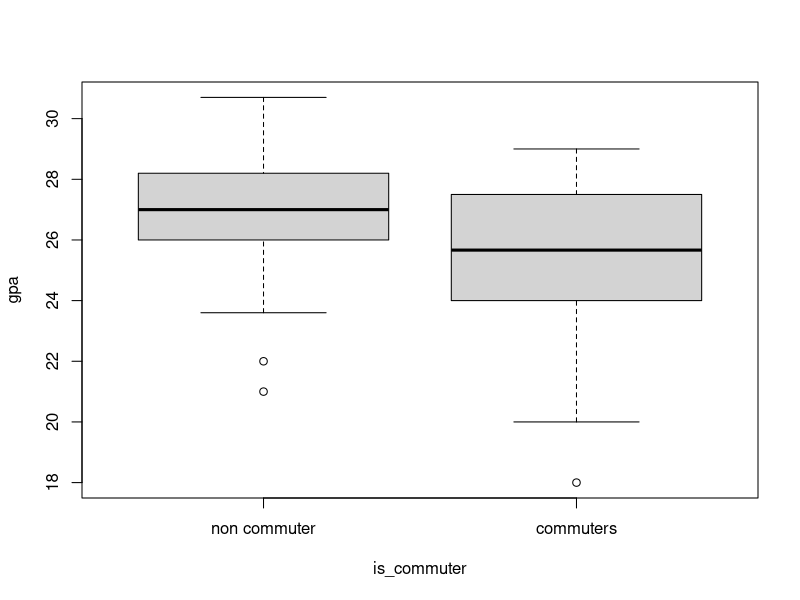
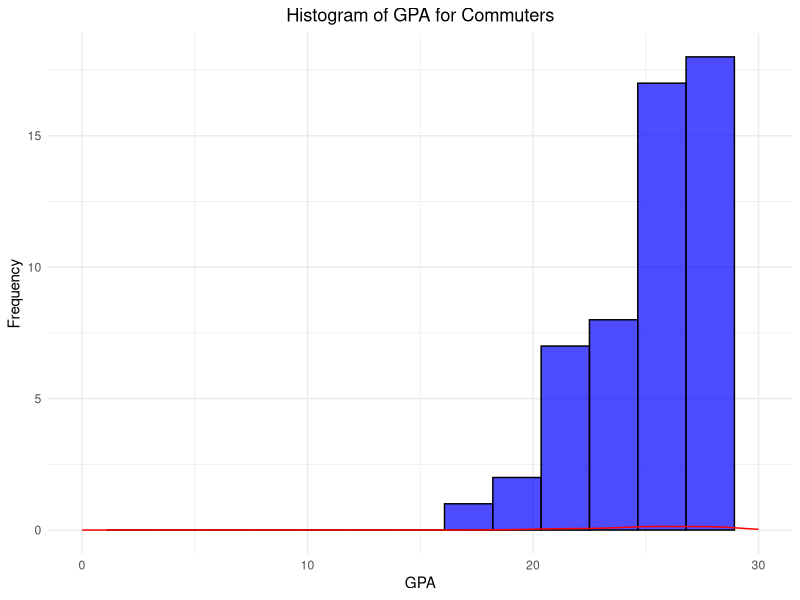
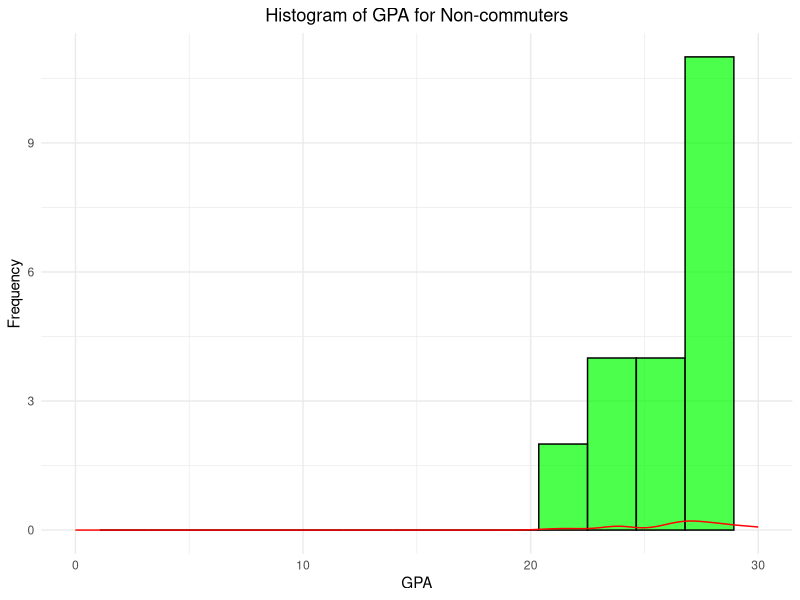
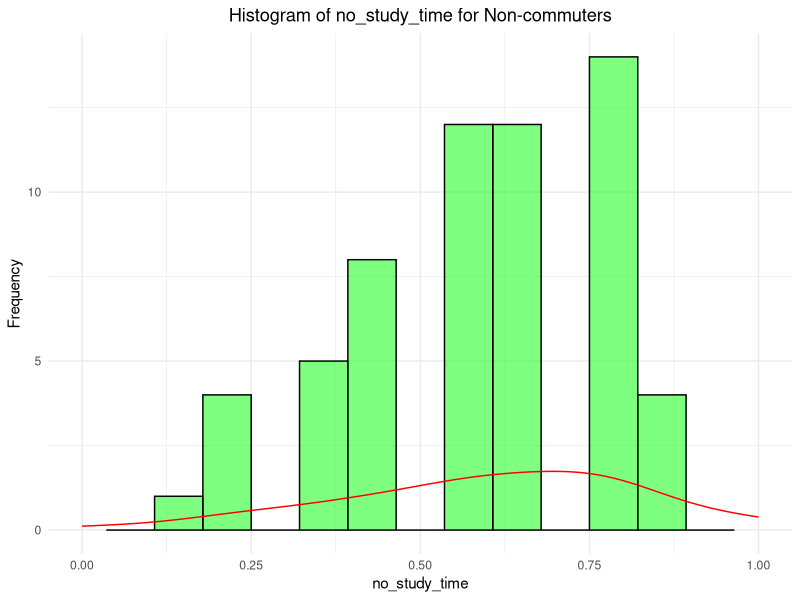
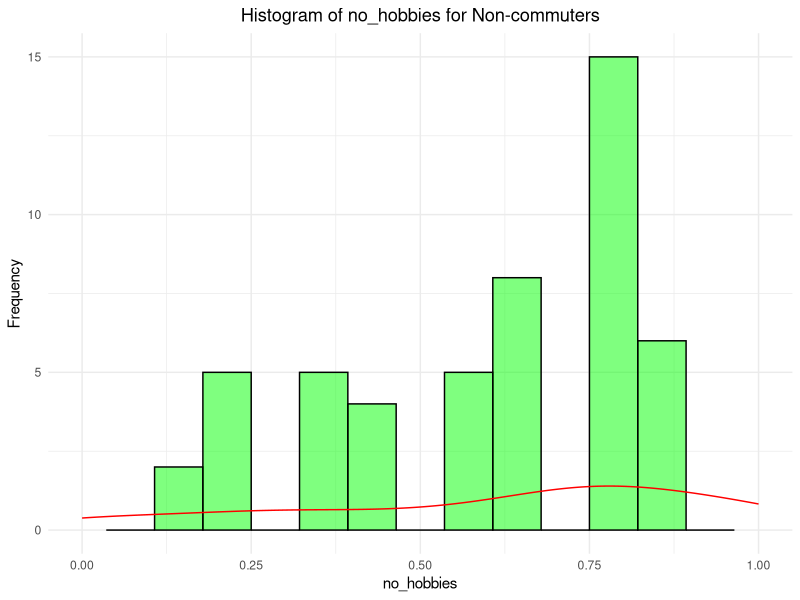
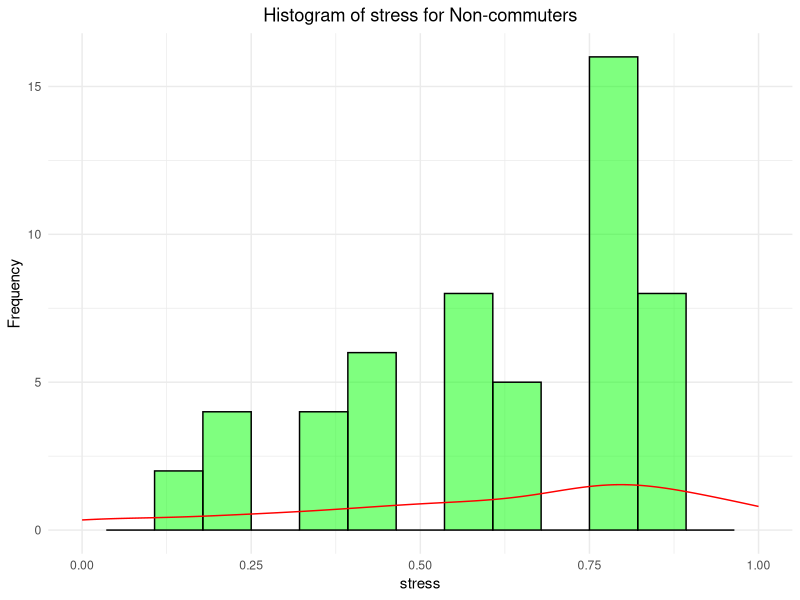
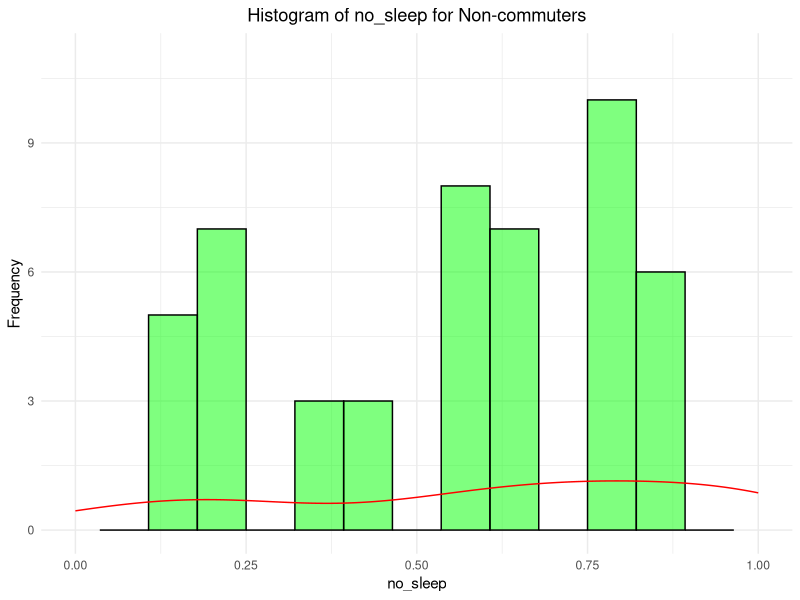
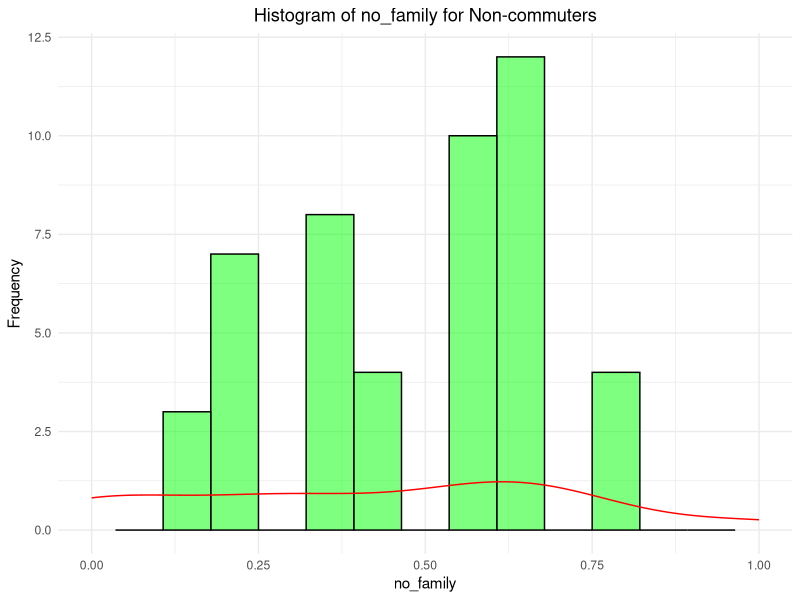

Recreate these plots in R, in order.
data <- read.csv("data/merged.csv")
library(ggplot2)
library(dplyr)

n_commuters <- sum(data$is_commuter)
total <- length(data$is_commuter)
n_non_commuters <- total - n_commuters
ratio_commuters <- n_commuters / total

data.frame(
    commuters = n_commuters,
    non_commuters = n_non_commuters,
    ratio_commuters = ratio_commuters
)

attach(data)

boxplot(gpa[gpa != -1] ~ is_commuter[gpa != -1],
    data = data,
    names = c("non commuter", "commuters"),
    xlab = "is_commuter",
    ylab = "gpa"
)

# Histograms for GPA (Commuters)
filtered_commuters <- filter(data, is_commuter == 1 & gpa >= 0 & gpa <= 30)
ggplot(filtered_commuters, aes(x = gpa)) +
  geom_histogram(bins = 15, fill = "blue", color = "black", alpha = 0.7) +
  geom_density(aes(y = ..density..), color = "red") + 
  xlim(0, 30) +  
  ggtitle('Histogram of GPA for Commuters') +
  xlab('GPA') +
  ylab('Frequency') +
  theme_minimal() +
  theme(plot.title = element_text(hjust = 0.5))

# Histogram for GPA (Non-commuters)
filtered_non_commuters <- filter(data, is_commuter == 0 & gpa >= 0 & gpa <= 30)
ggplot(filtered_non_commuters, aes(x = gpa)) +
  geom_histogram(bins = 15, fill = "green", color = "black", alpha = 0.7) +
  geom_density(aes(y = ..density..), color = "red") + 
  xlim(0, 30) +  
  ggtitle('Histogram of GPA for Non-commuters') +
  xlab('GPA') +
  ylab('Frequency') +
  theme_minimal() +
  theme(plot.title = element_text(hjust = 0.5))

#Histogram for mean indices of life quality (Commuters)
filtered_data <- filter(data, is_commuter == 1)
filtered_columns <- filtered_data[, c("no_study_time", "no_hobbies", "stress", "no_sleep", "no_family", "no_friends", "loneliness")]
for (index in colnames(filtered_columns)) {
  xlim_range <- range(filtered_columns[[index]], na.rm = TRUE)
  plot <- ggplot(filtered_columns, aes(x = !!sym(index))) +  
    geom_histogram(bins = 15, alpha = 0.5, fill = "green", color = "black") +
    geom_density(aes(y = ..density..), color = "red") + 
    xlim(xlim_range[1], xlim_range[2]) +  # Ensure xlim works with the range vector
    ggtitle(paste("Histogram of", index, "for Non-commuters")) +  
    xlab(index) +  
    ylab('Frequency') + 
    theme_minimal() + 
    theme(plot.title = element_text(hjust = 0.5))
  print(plot)
}

#Histogram for mean indices of life quality (Non-commuters)
filtered_data <- filter(data, is_commuter == 0)
filtered_columns <- filtered_data[, c("no_study_time", "no_hobbies", "stress", "no_sleep", "no_family", "no_friends", "loneliness")]
for (index in colnames(filtered_columns)) {
  xlim_range <- range(filtered_columns[[index]], na.rm = TRUE)
  plot <- ggplot(filtered_columns, aes(x = !!sym(index))) +  
    geom_histogram(bins = 15, alpha = 0.5, fill = "green", color = "black") +
    geom_density(aes(y = ..density..), color = "red") + 
    xlim(xlim_range[1], xlim_range[2]) +  # Ensure xlim works with the range vector
    ggtitle(paste("Histogram of", index, "for Non-commuters")) +  
    xlab(index) +  
    ylab('Frequency') + 
    theme_minimal() + 
    theme(plot.title = element_text(hjust = 0.5))
  print(plot)
}

# Means for life indices
selected_columns <- c("no_study_time", "no_hobbies", "stress", "no_sleep", "no_family", "no_friends", "loneliness")
data$row_mean <- rowMeans(data[, selected_columns], na.rm = TRUE)
result <- data[, c(selected_columns, "row_mean")]
head(result)

#Boxplot of mean life indices for commuters
boxplot(row_mean ~ is_commuter,
        data = data[!is.na(data$row_mean), ],
        names = c("non commuter", "commuters"),
        xlab = "is_commuter",
        ylab = "gpa"
)
